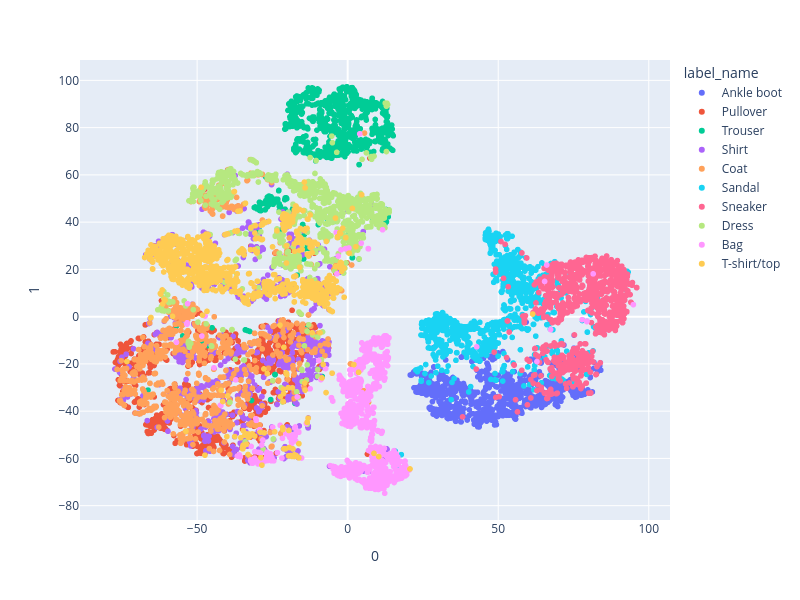

Notebook code for this chart:
### Markdown cell above
### TSNE

### Code cell
np.random.seed(0)
torch.manual_seed(10)

z_embedded = TSNE(n_components=2, init="pca", learning_rate="auto").fit_transform(z_vec)

df = pd.DataFrame(z_embedded)
df['label'] = labels.long()
df['label_name'] = df.label.apply(lambda l: poss_labels[l])

px.scatter(df, x=0, y=1, color="label_name", width=800, height=600)

### Figure 1 — Plotly figure (JSON) as saved in the notebook; plotly's stock layout.template omitted (floating-point values rounded to 4 significant figures; data arrays with more than 128 entries replaced by an {"elided": "..."} marker saying what was removed)
{"data": [{"hovertemplate": "label_name=Ankle boot<br>0=%{x}<br>1=%{y}<extra></extra>", "legendgroup": "Ankle boot", "marker": {"color": "#636efa", "symbol": "circle"}, "mode": "markers", "name": "Ankle boot", "showlegend": true, "type": "scattergl", "x": {"elided": "1000 float values"}, "xaxis": "x", "y": {"elided": "1000 float values"}, "yaxis": "y"}, {"hovertemplate": "label_name=Pullover<br>0=%{x}<br>1=%{y}<extra></extra>", "legendgroup": "Pullover", "marker": {"color": "#EF553B", "symbol": "circle"}, "mode": "markers", "name": "Pullover", "showlegend": true, "type": "scattergl", "x": {"elided": "1000 float values"}, "xaxis": "x", "y": {"elided": "1000 float values"}, "yaxis": "y"}, {"hovertemplate": "label_name=Trouser<br>0=%{x}<br>1=%{y}<extra></extra>", "legendgroup": "Trouser", "marker": {"color": "#00cc96", "symbol": "circle"}, "mode": "markers", "name": "Trouser", "showlegend": true, "type": "scattergl", "x": {"elided": "1000 float values"}, "xaxis": "x", "y": {"elided": "1000 float values"}, "yaxis": "y"}, {"hovertemplate": "label_name=Shirt<br>0=%{x}<br>1=%{y}<extra></extra>", "legendgroup": "Shirt", "marker": {"color": "#ab63fa", "symbol": "circle"}, "mode": "markers", "name": "Shirt", "showlegend": true, "type": "scattergl", "x": {"elided": "1000 float values"}, "xaxis": "x", "y": {"elided": "1000 float values"}, "yaxis": "y"}, {"hovertemplate": "label_name=Coat<br>0=%{x}<br>1=%{y}<extra></extra>", "legendgroup": "Coat", "marker": {"color": "#FFA15A", "symbol": "circle"}, "mode": "markers", "name": "Coat", "showlegend": true, "type": "scattergl", "x": {"elided": "1000 float values"}, "xaxis": "x", "y": {"elided": "1000 float values"}, "yaxis": "y"}, {"hovertemplate": "label_name=Sandal<br>0=%{x}<br>1=%{y}<extra></extra>", "legendgroup": "Sandal", "marker": {"color": "#19d3f3", "symbol": "circle"}, "mode": "markers", "name": "Sandal", "showlegend": true, "type": "scattergl", "x": {"elided": "1000 float values"}, "xaxis": "x", "y": {"elided": "1000 float values"}, "yaxis": "y"}, {"hovertemplate": "label_name=Sneaker<br>0=%{x}<br>1=%{y}<extra></extra>", "legendgroup": "Sneaker", "marker": {"color": "#FF6692", "symbol": "circle"}, "mode": "markers", "name": "Sneaker", "showlegend": true, "type": "scattergl", "x": {"elided": "1000 float values"}, "xaxis": "x", "y": {"elided": "1000 float values"}, "yaxis": "y"}, {"hovertemplate": "label_name=Dress<br>0=%{x}<br>1=%{y}<extra></extra>", "legendgroup": "Dress", "marker": {"color": "#B6E880", "symbol": "circle"}, "mode": "markers", "name": "Dress", "showlegend": true, "type": "scattergl", "x": {"elided": "1000 float values"}, "xaxis": "x", "y": {"elided": "1000 float values"}, "yaxis": "y"}, {"hovertemplate": "label_name=Bag<br>0=%{x}<br>1=%{y}<extra></extra>", "legendgroup": "Bag", "marker": {"color": "#FF97FF", "symbol": "circle"}, "mode": "markers", "name": "Bag", "showlegend": true, "type": "scattergl", "x": {"elided": "1000 float values"}, "xaxis": "x", "y": {"elided": "1000 float values"}, "yaxis": "y"}, {"hovertemplate": "label_name=T-shirt/top<br>0=%{x}<br>1=%{y}<extra></extra>", "legendgroup": "T-shirt/top", "marker": {"color": "#FECB52", "symbol": "circle"}, "mode": "markers", "name": "T-shirt/top", "showlegend": true, "type": "scattergl", "x": {"elided": "1000 float values"}, "xaxis": "x", "y": {"elided": "1000 float values"}, "yaxis": "y"}], "layout": {"height": 600, "legend": {"title": {"text": "label_name"}, "tracegroupgap": 0}, "margin": {"t": 60}, "width": 800, "xaxis": {"anchor": "y", "domain": [0, 1], "title": {"text": "0"}}, "yaxis": {"anchor": "x", "domain": [0, 1], "title": {"text": "1"}}}}
